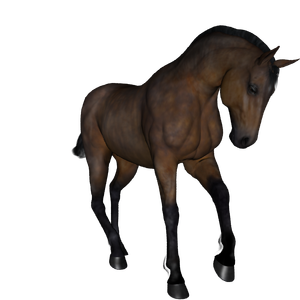
#> input picture horse-v-human-capstone-project-ga/validation-horse-or-human/horses/horse1-000.png, 300 x 300 px, found by its file name; its folder holds only this picture in this run
$ jupyter execute --allow-errors train-data-and-validation-data-SVM-GRAYSCALE-10X10.ipynb
#> lines starting #> are read from the running program, lines starting #| are printed output that depends on the picture
[cell 1]
import os
import pandas as pd
# a library for manipulating unstructed data: images
from PIL import Image
import numpy as np
# load all images in a directory
from os import listdir
from matplotlib import image
from matplotlib import pyplot as plt

# a library for manipulating unstructed data: images
import cv2

## Train data

[cell 2]
# create a list of the all the horse and human images in the train dataset
# create a list of all the corresponding image filenames

train_data = []
file_name = []

DATADIR = "./horse-or-human"
CATEGORIES = ["horses","humans"]

# resize all images so there is an appropriate number of pixel features
IMG_SIZE = 10

for category in CATEGORIES:
    path = os.path.join(DATADIR, category)
    class_num = CATEGORIES.index(category)
    for filename in listdir(path):
        img_data = cv2.imread(os.path.join(path,filename),0)
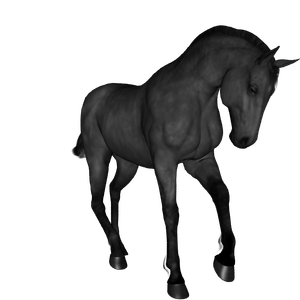
#> img_data: shape (300, 300); min 0, max 255, mean 195.1
        img = cv2.resize(img_data, (IMG_SIZE, IMG_SIZE)).flatten()
#> img = 100 values, max 255 at index 0, min 0 at index 87, mean 196.7
        train_data.append(img)
        file_name.append(filename)

len(train_data)
#> Out = 2

[cell 3]
# create a list of all the images' classes: horse or human

classification = []
for category in CATEGORIES:
    path = os.path.join(DATADIR, category)
    for filename in listdir(path):
        if category == "horses":
            classification.append("horse")
        else:
            classification.append("human")

print(classification)

[cell 4]
# view list of file names

file_name

[cell 5]
# create a DataFrame for all the train_data

train_df = pd.DataFrame(data=train_data)
#> train_df = table of 2 rows and 100 columns

train_df
#> Out = table of 2 rows and 100 columns

[cell 6]
# create the classification feature column

train_df["category"] = classification

[cell 7]
train_df
#> Out = table of 2 rows and 101 columns

[cell 8]
# recode into binary

train_df["category"] = train_df["category"].map({"human":1, "horse":0})

[cell 9]
train_df
#> Out = table of 2 rows and 101 columns

[cell 10]
# create a column for the filename

train_df["filename"] = file_name

train_df
#> Out = table of 2 rows and 102 columns

[cell 11]
# view datatypes for each feature

train_df.dtypes

[cell 12]
# print out features and target for the train data

features = train_df.columns[:-2].tolist()
#> features = 100 values from 0 to 99

target = "category"

print(features)
#> (printed output is left out)
print(target)

[cell 13]
# rename target for modelling

y_train = train_df[target]

y_train

[cell 14]
# rename features for modelling

X_train = train_df[features]
#> X_train = table of 2 rows and 100 columns

X_train
#> Out = table of 2 rows and 100 columns

## Test data

[cell 15]
# create a list of the all the horse and human images in the test dataset
# create a list of all the corresponding image filenames

test_data = []
test_file_names = []
DATADIR_VAL = "./validation-horse-or-human"
CATEGORIES = ["horses","humans"]

IMG_SIZE = 10

for category in CATEGORIES:
    path_val = os.path.join(DATADIR_VAL, category)
    class_num = CATEGORIES.index(category)
    for filename in listdir(path_val):
        img_data = cv2.imread(os.path.join(path_val,filename),0)
        img = cv2.resize(img_data, (IMG_SIZE, IMG_SIZE)).flatten()
        test_data.append(img)
        test_file_names.append(filename)

len(test_data)
#> Out = 2

[cell 16]
# view list of test file names

test_file_names

[cell 17]
# create a list of all the images' classes: horse or human

test_classification = []
for category in CATEGORIES:
    path_val_name = os.path.join(DATADIR_VAL, category)
    for filename in listdir(path_val_name):
        if category == "horses":
            test_classification.append("horse")
        else:
            test_classification.append("human")

print(test_classification)

[cell 18]
# create a DataFrame for all the test_data

test_df = pd.DataFrame(data=test_data)
#> test_df = table of 2 rows and 100 columns

test_df
#> Out = table of 2 rows and 100 columns

[cell 19]
# create the classification feature column

test_df["category"] = test_classification

test_df["category"]

[cell 20]
# recode into binary

test_df["category"] = test_df["category"].map({"human":1, "horse":0})

test_df
#> Out = table of 2 rows and 101 columns

[cell 21]
# create a column for the filename

test_df["filename"] = test_file_names

test_df
#> Out = table of 2 rows and 102 columns

[cell 22]
# print out features and target for the test data

test_features = test_df.columns[:-2].tolist()
#> test_features = 100 values from 0 to 99

test_target = "category"

[cell 23]
# rename features for modelling

X_test = test_df[test_features]
#> X_test = table of 2 rows and 100 columns

X_test
#> Out = table of 2 rows and 100 columns

[cell 24]
# rename target for modelling

y_test = test_df[test_target]

y_test

[cell 25]
y_train.shape
#> Out = (2,)

[cell 26]
y_test.shape
#> Out = (2,)

## SVM

[cell 27]
from sklearn import svm

clr = svm.SVC(probability=True)

[cell 28]
clr.fit(X_train, y_train)

[cell 29]
X_train.head()
#> Out = table of 2 rows and 100 columns

[cell 30]
from sklearn.metrics import plot_confusion_matrix

plot_confusion_matrix(clr, X_test, y_test)
#> (this line was passed over: sklearn is not available in this run)
plt.show()

[cell 31]
actual = y_test

[cell 32]
actual

[cell 33]
from sklearn import metrics

predicted = clr.predict(X_test)
#> predicted = [0, 1]

actual = y_test

metrics.accuracy_score(predicted, actual)
#> Out = 1

[cell 34]
evaluate = pd.DataFrame(data=actual)
#> evaluate = table of 2 rows and 1 columns

[cell 35]
evaluate["predicted"] = predicted
evaluate["filename"] = test_file_names

evaluate["filename"]

[cell 36]
evaluate[evaluate["predicted"] != evaluate["category"]]
#> Out = table of 0 rows and 3 columns

## Incorrect predictions

#> (a cell that did not finish here is left out)

[cell 38]
# create a list of filenames for all images predicted incorrectly

wrong_preds = evaluate[evaluate["predicted"] != evaluate["category"]]
#> wrong_preds = table of 0 rows and 3 columns
wrong_preds_filenames = []
for filename in wrong_preds["filename"]:
    wrong_preds_filenames.append(filename)
#> this loop made 0 passes
#> after the loop, wrong_preds_filenames = []

wrong_preds_filenames

[cell 39]
# show all horse images predicted as human

DATADIR_VAL_HORSES = "./validation-horse-or-human/horses"
IMG_SIZE

for filename in wrong_preds_filenames[0:12]:
    data = cv2.imread(os.path.join(DATADIR_VAL_HORSES,filename),0)
    resized_img = cv2.resize(data, (IMG_SIZE, IMG_SIZE))
    print("PREDICTED AS HUMAN:", filename)
    plt.imshow(resized_img)
    plt.show()

[cell 40]
# show all human images predicted as horse

DATADIR_VAL_HUMANS = "./validation-horse-or-human/humans"
IMG_SIZE = 10

for filename in wrong_preds_filenames[13:28]:
    data = cv2.imread(os.path.join(DATADIR_VAL_HUMANS,filename),0)
    resized_img = cv2.resize(data, (IMG_SIZE, IMG_SIZE))
    print("PREDICTED AS HORSE:", filename)
    plt.imshow(resized_img)
    plt.show()

## Classification report

[cell 41]
print(metrics.classification_report(actual, predicted))
#|               precision    recall  f1-score   support
#|            0       1.00      1.00      1.00         1
#|            1       1.00      1.00      1.00         1
#|     accuracy                           1.00         2
#|    macro avg       1.00      1.00      1.00         2
#| weighted avg       1.00      1.00      1.00         2
